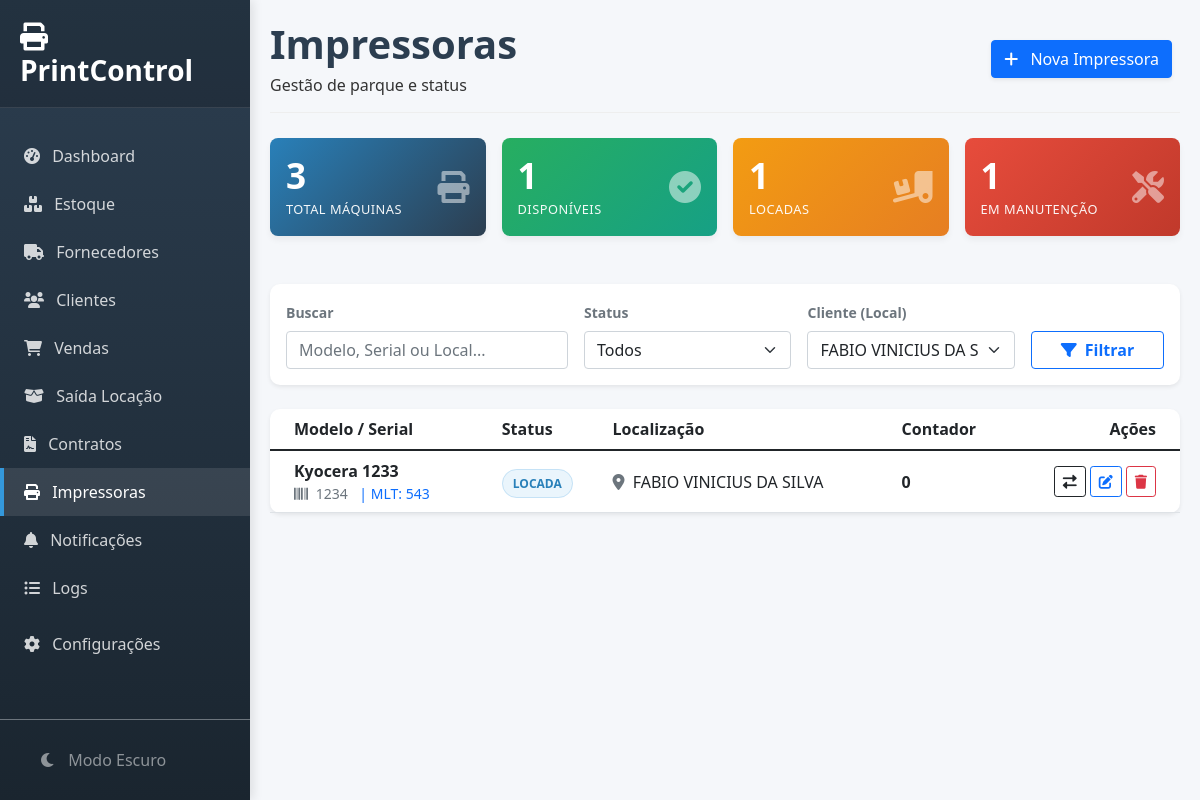
The app's page /impressoras?cliente_id=1 with its own data.
### app.py (models this page shows)
class Impressora(db.Model):
    id = db.Column(db.Integer, primary_key=True)
    marca = db.Column(db.String(50))
    modelo = db.Column(db.String(100), nullable=False)
    serial = db.Column(db.String(50), unique=True)
    mlt = db.Column(db.String(50))
    contador = db.Column(db.Integer, default=0)
    status = db.Column(db.String(20), default='Disponível')
    localizacao = db.Column(db.String(100), default='Estoque')
    observacao = db.Column(db.Text)
    data_aquisicao = db.Column(db.Date)
    historico = db.relationship('MovimentacaoImpressora', backref='impressora', cascade="all, delete-orphan")
    manutencoes = db.relationship('Manutencao', backref='impressora', cascade="all, delete-orphan")
    logs_manutencao = db.relationship('LogManutencao', backref='impressora', cascade="all, delete-orphan")

### app.py (the view)
@app.route('/impressoras')
def impressoras():
    busca = request.args.get('busca')
    status = request.args.get('status')
    cliente_id = request.args.get('cliente_id')
    query = Impressora.query
    if busca:
        term = f"%{busca}%"
        query = query.filter((Impressora.marca.like(term)) | (Impressora.modelo.like(term)) | (Impressora.serial.like(term)) | (Impressora.mlt.like(term)) | (Impressora.localizacao.like(term)))
    if status and status != 'Todas': query = query.filter(Impressora.status == status)
    if cliente_id and cliente_id != 'Todos':
        cliente = Cliente.query.get(int(cliente_id))
        if cliente: query = query.filter(Impressora.localizacao == cliente.nome)
    impressoras = query.order_by(Impressora.modelo).all()
    clientes = Cliente.query.order_by(Cliente.nome).all()
    ultimas_movimentacoes = MovimentacaoImpressora.query.order_by(MovimentacaoImpressora.data.desc()).limit(20).all()
    total_geral = Impressora.query.count()
    disponiveis = Impressora.query.filter_by(status='Disponível').count()
    locadas = Impressora.query.filter_by(status='Locada').count()
    manutencao = Impressora.query.filter_by(status='Manutenção').count()
    return render_template('impressoras.html', impressoras=impressoras, clientes=clientes, ultimas_movimentacoes=ultimas_movimentacoes, total=total_geral, disponiveis=disponiveis, locadas=locadas, manutencao=manutencao, request=request)

### app.py (called while the page is built)
@app.context_processor
def utility_processor():
    try:
        config = Configuracao.query.first()
        if not config:
            config = Configuracao()
            db.session.add(config)
            db.session.commit()
        return dict(hoje=datetime.now(), config=config)
    except: return dict(hoje=datetime.now(), config=None)

### templates/impressoras.html (shortened to what this page needs)
{% extends "base.html" %}
{% block content %}
<div id="impressoras-page" class="page-content active">
    <div class="page-header">
        <div class="d-flex justify-content-between align-items-center">
            <div>
                <h1 class="page-title">Impressoras</h1>
                <p class="page-subtitle mb-0">Gestão de parque e status</p>
            </div>
            <div>
                <button class="btn btn-primary btn-action shadow-sm me-2" onclick="abrirModalNova()">
                    <i class="fas fa-plus me-2"></i> Nova Impressora
                </button>
            </div>
        </div>
    </div>
    <div class="row g-3 mb-4">
        <div class="col-md-3">
            <div class="card card-dashboard bg-gradient-primary p-3">
                <div class="d-flex justify-content-between align-items-center">
                    <div><h3>{{ total }}</h3><small>Total Máquinas</small></div>
                    <i class="fas fa-print fa-2x opacity-50"></i>
                </div>
            </div>
        </div>
        <div class="col-md-3">
            <div class="card card-dashboard bg-gradient-success p-3">
                <div class="d-flex justify-content-between align-items-center">
                    <div><h3>{{ disponiveis }}</h3><small>Disponíveis</small></div>
                    <i class="fas fa-check-circle fa-2x opacity-50"></i>
                </div>
            </div>
        </div>
        <div class="col-md-3">
            <div class="card card-dashboard bg-gradient-warning p-3">
                <div class="d-flex justify-content-between align-items-center">
                    <div><h3>{{ locadas }}</h3><small>Locadas</small></div>
                    <i class="fas fa-truck-loading fa-2x opacity-50"></i>
                </div>
            </div>
        </div>
        <div class="col-md-3">
            <div class="card card-dashboard bg-gradient-danger p-3">
                <div class="d-flex justify-content-between align-items-center">
                    <div><h3>{{ manutencao }}</h3><small>Em Manutenção</small></div>
                    <i class="fas fa-tools fa-2x opacity-50"></i>
                </div>
            </div>
        </div>
    </div>
    <div class="card border-0 shadow-sm mb-4 filter-bar">
        <div class="card-body py-3">
            <form method="GET" action="{{ url_for('impressoras') }}" class="row g-3 align-items-end">
                <div class="col-md-4">
                    <label class="form-label small fw-bold text-muted">Buscar</label>
                    <input type="text" class="form-control" name="busca" placeholder="Modelo, Serial ou Local..." value="{{ request.args.get('busca', '') }}">
                </div>
                <div class="col-md-3">
                    <label class="form-label small fw-bold text-muted">Status</label>
                    <select class="form-select" name="status">
                        <option value="Todas">Todos</option>
                    </select>
                </div>
                <div class="col-md-3">
                    <label class="form-label small fw-bold text-muted">Cliente (Local)</label>
                    <select class="form-select" name="cliente_id">
                        {% for c in clientes %}
                            <option value="{{ c.id }}" {% if request.args.get('cliente_id') == c.id|string %}selected{% endif %}>{{ c.nome }}</option>
                        {% endfor %}
                    </select>
                </div>
                <div class="col-md-2">
                    <button type="submit" class="btn btn-outline-primary w-100 fw-bold"><i class="fas fa-filter me-2"></i>Filtrar</button>
                </div>
            </form>
        </div>
    </div>
    <div class="card border-0 shadow-sm">
        <div class="card-body p-0">
            <div class="table-responsive">
                <table class="table table-hover mb-0 align-middle">
                    <thead>
                        <tr>
                            <th class="ps-4">Modelo / Serial</th>
                            <th>Status</th>
                            <th>Localização</th>
                            <th>Contador</th>
                            <th class="text-end pe-4">Ações</th>
                        </tr>
                    </thead>
                    <tbody>
                        {% for imp in impressoras %}
                        <tr class="clickable-row" onclick="abrirHistorico('{{ imp.id }}', '{{ imp.status }}')">
                            <td class="ps-4">
                                <div class="fw-bold text-dark">{{ imp.modelo }}</div>
                                <div class="text-muted small">
                                    <span class="me-2"><i class="fas fa-barcode me-1"></i> {{ imp.serial }}</span>
                                    {% if imp.mlt %}<span class="me-2 text-primary">| MLT: {{ imp.mlt }}</span>{% endif %}
                                </div>
                            </td>
                            <td>
                                {% if imp.status == 'Disponível' %} <span class="badge-status status-disp">Disponível</span>
                                {% elif imp.status == 'Locada' %} <span class="badge-status status-loc">Locada</span>
                                {% else %} <span class="badge-status status-manut">Manutenção</span> {% endif %}
                            </td>
                            <td><i class="fas fa-map-marker-alt text-muted me-1"></i> {{ imp.localizacao }}</td>
                            <td class="fw-bold">{{ imp.contador }}</td>
                            <td class="text-end pe-4">
                                <div class="d-flex justify-content-end gap-1">
                                    <button class="btn btn-sm btn-outline-dark"
                                            onclick="event.stopPropagation(); abrirMovimentacao('{{ imp.id }}', '{{ imp.modelo }}', '{{ imp.contador }}', '{{ imp.status }}')"
                                            title="Movimentar">
                                        <i class="fas fa-exchange-alt"></i>
                                    </button>
                                    <button class="btn btn-sm btn-outline-primary"
                                            onclick="event.stopPropagation(); abrirEdicao('{{ imp.id }}', '{{ imp.marca }}', '{{ imp.modelo }}', '{{ imp.serial }}', '{{ imp.mlt }}', '{{ imp.observacao }}')"
                                            title="Editar">
                                        <i class="fas fa-edit"></i>
                                    </button>
                                    <a href="{{ url_for('excluir_impressora', id=imp.id) }}"
                                       class="btn btn-sm btn-outline-danger"
                                       onclick="event.stopPropagation(); return confirm('Excluir esta impressora?')"
                                       title="Excluir">
                                        <i class="fas fa-trash"></i>
                                    </a>
                                </div>
                            </td>
                        </tr>
                        {% else %}
                        <tr><td colspan="5" class="text-center p-5 text-muted">Nenhuma impressora encontrada.</td></tr>
                        {% endfor %}
                    </tbody>
                </table>
            </div>
        </div>
    </div>
</div>
{% endblock %}

### templates/base.html (style rules this page uses)
:root { --primary-color: #2c3e50; --secondary-color: #3498db; --success-color: #27ae60; --warning-color: #f39c12; --danger-color: #e74c3c; --bg-body: #f5f7fa; --bg-card: #ffffff; --bg-sidebar: linear-gradient(180deg, #2c3e50 0%, #1a252f 100%); --text-main: #333333; --text-muted: #6c757d; --border-color: #eeeeee; --input-bg: #ffffff; --input-border: #ced4da; --table-head-bg: #f8f9fa; --table-hover: #fafafa; --filter-bar-bg: #ffffff; }
body { font-family: 'Segoe UI', sans-serif; background-color: var(--bg-body); color: var(--text-main); transition: background-color 0.3s, color 0.3s; }
.card { background-color: var(--bg-card); border-radius: 10px; border: 1px solid var(--border-color); box-shadow: 0 5px 15px rgba(0, 0, 0, 0.08); margin-bottom: 24px; }
.page-header { margin-bottom: 25px; border-bottom: 1px solid var(--border-color); padding-bottom: 15px; }

### templates/impressoras.html (style rules this page uses)
.page-title { color: #2C3E50 !important; font-family: 'Segoe UI', sans-serif; font-weight: 700; margin-bottom: 5px; }
.card-dashboard { border: none; border-radius: 8px; box-shadow: 0 4px 6px rgba(0,0,0,0.05); color: white; transition: transform 0.2s; position: relative; overflow: hidden; }
.card-dashboard h3 { font-weight: 700; font-size: 2.2rem; margin: 0; }
.card-dashboard small { text-transform: uppercase; font-size: 0.8rem; letter-spacing: 0.5px; opacity: 0.95; }
.bg-gradient-primary { background: linear-gradient(135deg, #2980b9, #2c3e50); }
.bg-gradient-success { background: linear-gradient(135deg, #27ae60, #16a085); }
.bg-gradient-warning { background: linear-gradient(135deg, #f39c12, #e67e22); }
.bg-gradient-danger { background: linear-gradient(135deg, #e74c3c, #c0392b); }
.badge-status { padding: 5px 10px; border-radius: 50px; font-size: 0.75rem; font-weight: 600; text-transform: uppercase; }
.status-loc { background-color: rgba(52, 152, 219, 0.1); color: #2980b9; border: 1px solid rgba(52, 152, 219, 0.2); }
.clickable-row { cursor: pointer; transition: background-color 0.1s; }

### records on screen
Impressora: modelo "Kyocera 1233", serial "1234", mlt "543", status "LOCADA", localizacao "FABIO VINICIUS DA SILVA", contador "0"

### other values on screen
{{ total }} "3"
{{ disponiveis }} "1"
{{ locadas }} "1"
{{ manutencao }} "1"
form field cliente_id "FABIO VINICIUS DA SILVA"
